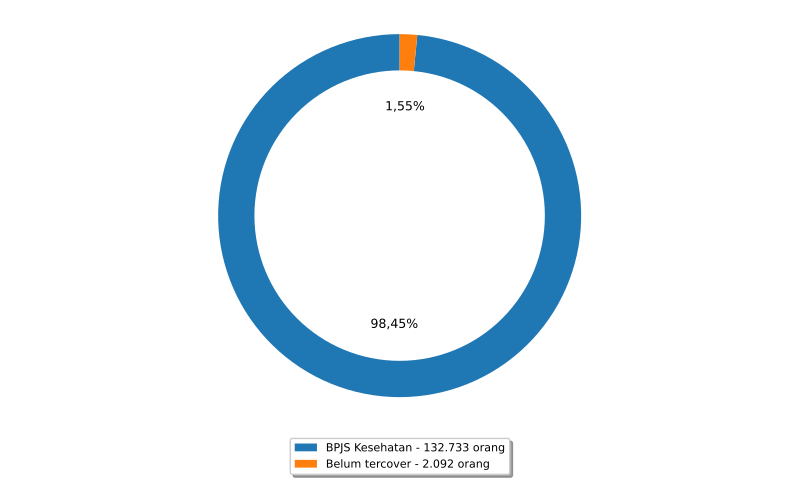

Write the Python code that produced this figure.
import numpy as np
import matplotlib.pyplot as plt
import pandas
from textwrap import wrap
from matplotlib.ticker import FuncFormatter
import locale
locale.setlocale(locale.LC_ALL, 'id_ID.UTF8')
plt.rcParams['pdf.fonttype'] = 42

import sys, os, inspect
currentdir = os.path.dirname(os.path.abspath(inspect.getfile(inspect.currentframe())))
parentdir = os.path.dirname(currentdir)
sys.path.insert(0, parentdir)

berkasData = currentdir + '\\bab_04_01_dataJaminanKesehatan.csv'
berkasSimpan = currentdir + '\\bab_04_01_jaminanKesehatan_b.pdf'
# judulDiagram = 'Cakupan Jaminan Kesehatan'

# read data file
colnames = ['jenisJaminan','jumlahPeserta']
data = pandas.read_csv(berkasData, names=colnames, sep=';')
#labelJenis = data.jenisJaminan.tolist()
labelJenis = ['BPJS Kesehatan','Belum tercover']
listJumlah = data.jumlahPeserta.tolist()
sliceJumlah = np.array(data.jumlahPeserta.tolist())
porcent = 100.*sliceJumlah/sliceJumlah.sum()

fig1, ax1 = plt.subplots()
# explodeTuple = (0.05, 0, 0.1, 0.0, 0.1, 0.3)
# patches, texts, autotexts = ax1.pie(listPagu, autopct='%.2f%%', pctdistance=0.85, explode=explodeTuple, startangle=80)
explodeTuple = (0.00, 0.05)
subJumlah=(sum(sliceJumlah[0:5]),sliceJumlah[5])
patches, texts, autotexts = ax1.pie(subJumlah, autopct=lambda p : '{:n}%'.format(round(p,2)), startangle=90)

for t in autotexts:
    t.set_size(9)
# for i, a in enumerate(autotexts):
    # a.set_text("Rp {0:n}".format(listPagu[i]))
#autotexts[0].set_color('y')

#labels = ['{0} - {1:1.2f} %'.format(i,j) for i,j in zip(labelJenis, slicePagu)]
labels = ['{0} - {1:n} orang'.format(i,j) for i,j in zip(labelJenis, subJumlah)]

sort_legend = False
if sort_legend:
    patches, labels, dummy =  zip(*sorted(zip(patches, labels, slicePagu),
                                          key=lambda labelJenis: labelJenis[2],
                                          reverse=True))


box = ax1.get_position()
ax1.set_position([box.x0, box.y0 + box.height * 0.1, box.width, box.height * 0.9])
plt.legend(patches, labels, loc='center', bbox_to_anchor=(0.5, -0.1),fontsize=8, fancybox=True, shadow=True, ncol=1)

centre_circle = plt.Circle((0,0),0.8,fc='white')
fig = plt.gcf()
fig.gca().add_artist(centre_circle)		   
plt.axis('square')

pyrfig = plt.figure(1)
# pyrfig.suptitle(judulDiagram)
pyrfig.set_figwidth(8)
pyrfig.set_figheight(5)
# tight_layout to make consistent size
# adjust subplot to make room for legend
fig.subplots_adjust(bottom=-0.15)
plt.tight_layout()
plt.savefig(berkasSimpan)
plt.close(pyrfig)
# plt.show()
